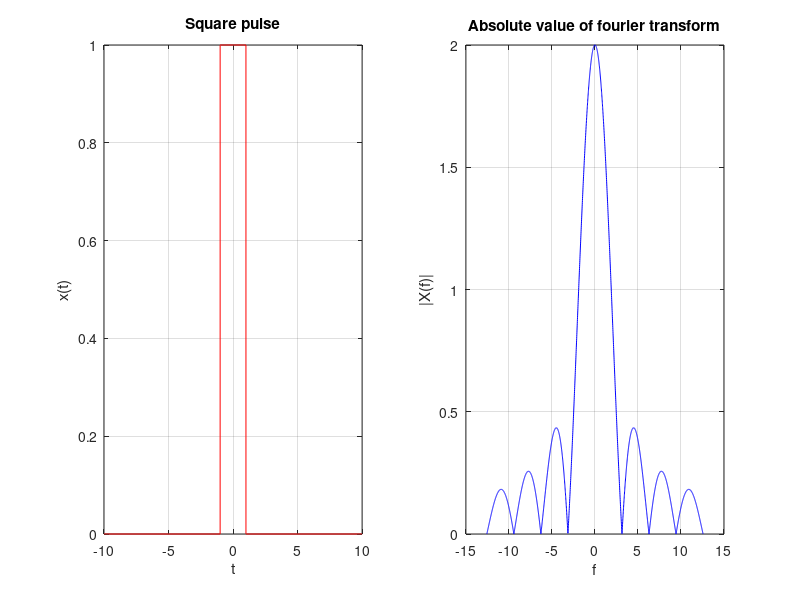

Recreate this plot in MATLAB.
clc
clear all
close all
t=-10:0.001:10;
xct=(t>=-1)-(t>=1);

subplot(121);
plot(t,xct,"r");
title("Square pulse");
xlabel("t");
ylabel("x(t)");
grid on

w=-4*pi:0.01:4*pi;
for i=1:length(w)
    xcw(i)=trapz(t,xct.*exp(-1i.*w(i).*t));
end

subplot(122);
plot(w,abs(xcw),"b");
title("Absolute value of fourier transform")
xlabel("f");
ylabel("|X(f)|");
grid on;
